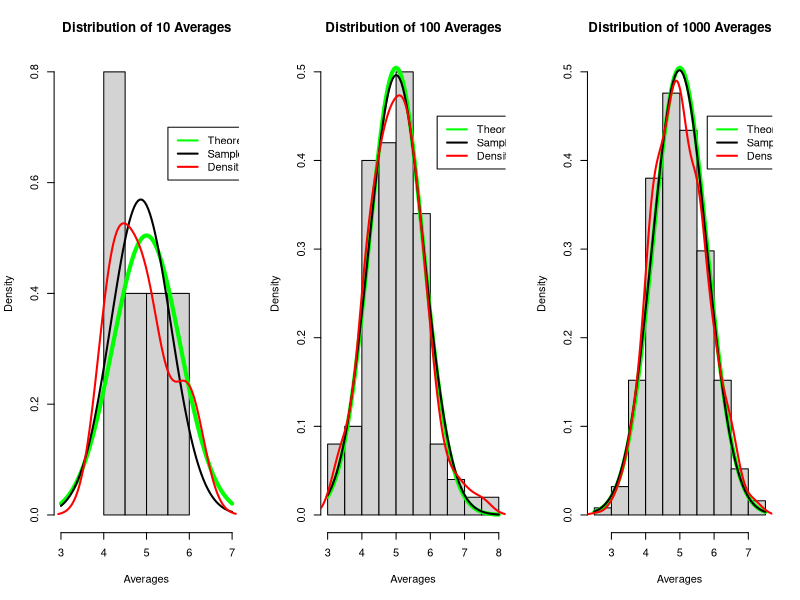
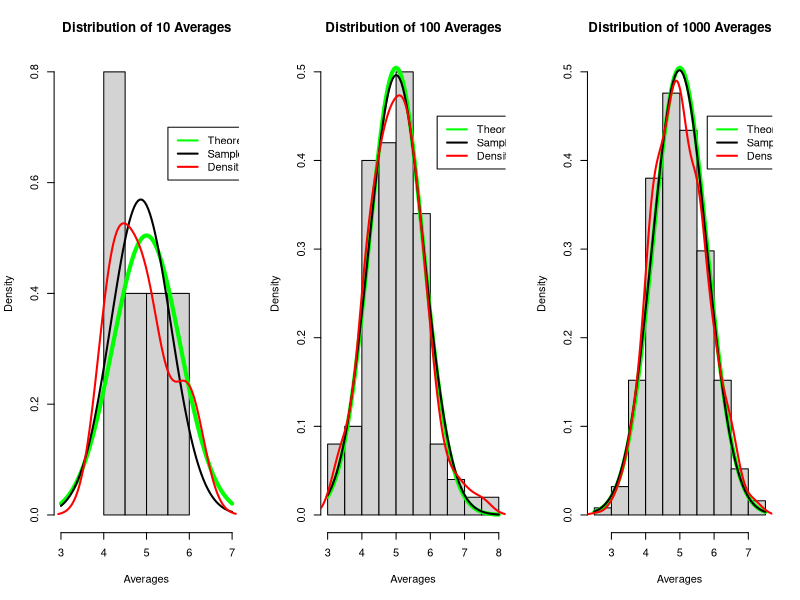

The R script that drew these images, in order:
## ---- chunk 1
library(gridExtra)

set.seed(1)
set10 <- NULL
set10 <- sapply(1:10, function(x) mean(rexp(40,0.2)))

set.seed(2)
set100 <- NULL
set100 <- sapply(1:100, function(x) mean(rexp(40,0.2)))

set.seed(3)
set1000 <- NULL
set1000 <- sapply(1:1000, function(x) mean(rexp(40,0.2)))

par(mfrow = c(1,3))
hist(set10, main = "Distribution of 10 Averages", xlab = "Averages", freq = FALSE, xlim = c(3,7))
curve(dnorm(x, mean=5, sd=sqrt(0.625)), add = TRUE, col="green", lwd = 4)
curve(dnorm(x, mean=mean(set10), sd=sd(set10)), add = TRUE, col="black", lwd = 2)
lines(density(set10), col="red", lwd = 2)
legend(5.5, 0.7, c("Theoretical", "Sample", "Density plot"), lty = c(1,1,1), lwd = c(2,2,2), col=c("green", "black", "red"))


hist(set100, main = "Distribution of 100 Averages", xlab = "Averages", freq = FALSE)
curve(dnorm(x, mean=5, sd=sqrt(0.625)), add = TRUE, col="green", lwd = 4)
curve(dnorm(x, mean=mean(set100), sd=sd(set100)), add = TRUE, col="black", lwd = 2)
lines(density(set100), col="red", lwd = 2)
legend(6.2, 0.45, c("Theoretical", "Sample", "Density plot"), lty = c(1,1,1), lwd = c(2,2,2), col=c("green", "black", "red"))

hist(set1000, main = "Distribution of 1000 Averages", xlab = "Averages", freq = FALSE, ylim = c(0,0.5))
curve(dnorm(x, mean=5, sd=sqrt(0.625)), add = TRUE, col="green", lwd = 4)
curve(dnorm(x, mean=mean(set1000), sd=sd(set1000)), add = TRUE, col="black", lwd = 2)
lines(density(set1000), col="red", lwd = 2)
legend(5.8, 0.45, c("Theoretical", "Sample", "Density plot"), lty = c(1,1,1), lwd = c(2,2,2), col=c("green", "black", "red"))

## ---- chunk 2
library(gridExtra)

set.seed(1)
set10 <- NULL
set10 <- sapply(1:10, function(x) mean(rexp(40,0.2)))

set.seed(2)
set100 <- NULL
set100 <- sapply(1:100, function(x) mean(rexp(40,0.2)))

set.seed(3)
set1000 <- NULL
set1000 <- sapply(1:1000, function(x) mean(rexp(40,0.2)))

par(mfrow = c(1,3))
hist(set10, main = "Distribution of 10 Averages", xlab = "Averages", freq = FALSE, xlim = c(3,7))
curve(dnorm(x, mean=5, sd=sqrt(0.625)), add = TRUE, col="green", lwd = 4)
curve(dnorm(x, mean=mean(set10), sd=sd(set10)), add = TRUE, col="black", lwd = 2)
lines(density(set10), col="red", lwd = 2)
legend(5.5, 0.7, c("Theoretical", "Sample", "Density plot"), lty = c(1,1,1), lwd = c(2,2,2), col=c("green", "black", "red"))


hist(set100, main = "Distribution of 100 Averages", xlab = "Averages", freq = FALSE)
curve(dnorm(x, mean=5, sd=sqrt(0.625)), add = TRUE, col="green", lwd = 4)
curve(dnorm(x, mean=mean(set100), sd=sd(set100)), add = TRUE, col="black", lwd = 2)
lines(density(set100), col="red", lwd = 2)
legend(6.2, 0.45, c("Theoretical", "Sample", "Density plot"), lty = c(1,1,1), lwd = c(2,2,2), col=c("green", "black", "red"))

hist(set1000, main = "Distribution of 1000 Averages", xlab = "Averages", freq = FALSE, ylim = c(0,0.5))
curve(dnorm(x, mean=5, sd=sqrt(0.625)), add = TRUE, col="green", lwd = 4)
curve(dnorm(x, mean=mean(set1000), sd=sd(set1000)), add = TRUE, col="black", lwd = 2)
lines(density(set1000), col="red", lwd = 2)
legend(5.8, 0.45, c("Theoretical", "Sample", "Density plot"), lty = c(1,1,1), lwd = c(2,2,2), col=c("green", "black", "red"))

